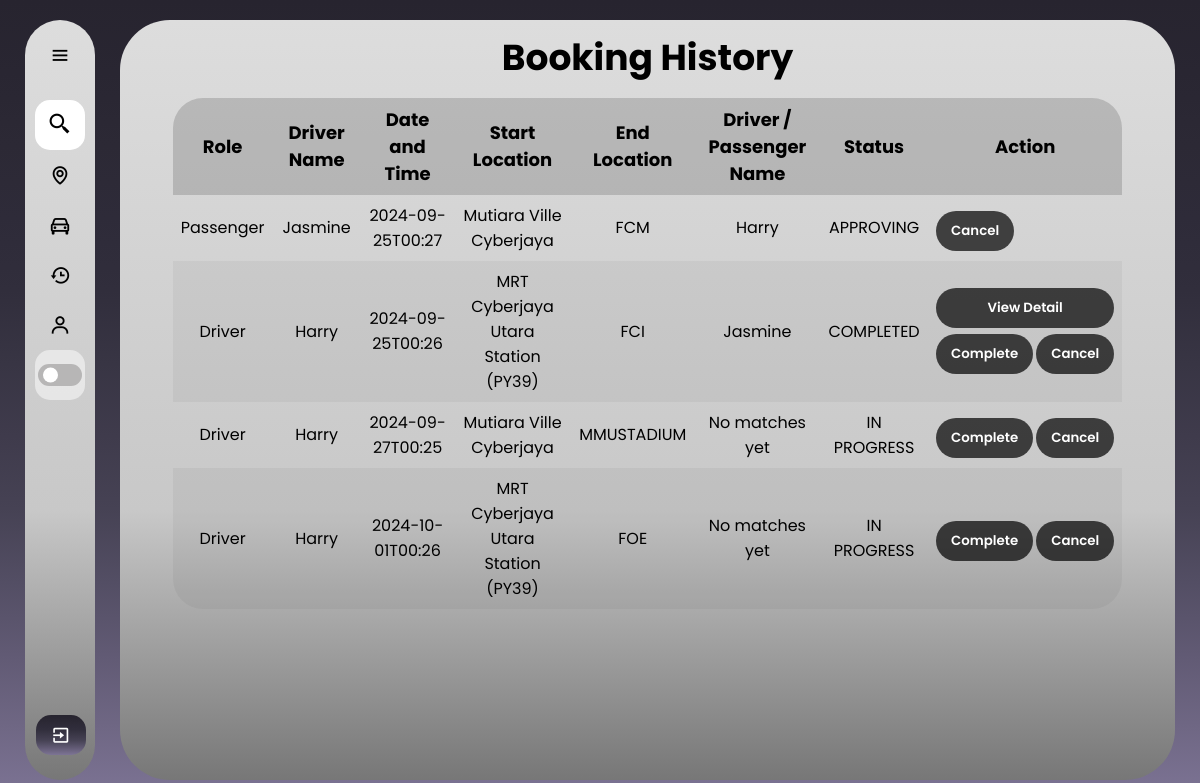
The app's page /booking_history (signed in) with its own data.
### web/models.py (models this page shows)
class PassengerMatch(db.Model):
    id = db.Column(db.Integer, primary_key=True)
    passenger_id = db.Column(db.Integer, db.ForeignKey('user.id'), nullable=False)
    driver_id = db.Column(db.Integer, db.ForeignKey('rides.id'), nullable=False)
    payment_proof_id = db.Column(db.Integer, db.ForeignKey('payment_proof.id'), nullable=True)
    status = db.Column(db.String(20), nullable=False, default='APPROVING')
    passenger = db.relationship('User', foreign_keys=[passenger_id], backref='matches_as_passenger')
    driver = db.relationship('Rides', foreign_keys=[driver_id], backref='matches_as_driver')
    payment_proof = db.relationship('PaymentProof', backref='matches', lazy=True)

class Profile(db.Model):
    id = db.Column(db.Integer, primary_key=True)
    fullName = db.Column(db.String(150))
    gender = db.Column(db.String(100), nullable=False)
    birthyear=db.Column(db.String(15), nullable=False)
    contact = db.Column(db.String(15), nullable=False)
    status = db.Column(db.String(20), nullable=False, default='APPROVING')
    profile_pic = db.Column(db.String(200), default="default.jpg")  # Make sure this column is present
    user_id = db.Column(db.Integer, db.ForeignKey('user.id'), nullable=False)

class Rides(db.Model):
    id = db.Column(db.Integer, primary_key=True)
    dateandTime = db.Column(db.String(50), nullable=False)
    start_location = db.Column(db.String(100), nullable=False)
    start_location_lat = db.Column(db.Float, nullable=True)  # Nullable
    start_location_lng = db.Column(db.Float, nullable=True)  # Nullable
    end_location = db.Column(db.String(100), nullable=False)
    end_location_lat = db.Column(db.Float, nullable=True)  # Nullable
    end_location_lng = db.Column(db.Float, nullable=True)  # Nullable
    carplate = db.Column(db.String(20), nullable=False)
    carmodel = db.Column(db.String(50), nullable=False)
    totalperson = db.Column(db.Integer, nullable=False)
    fees = db.Column(db.String(50), nullable=False)
    duitnowid = db.Column(db.String(50), nullable=True)  # Nullable
    message = db.Column(db.Text, nullable=True)  # Nullable
    status = db.Column(db.String(50), nullable=False)
    user_id = db.Column(db.Integer, db.ForeignKey('user.id'), nullable=False)
    passenger_matches = db.relationship('PassengerMatch', foreign_keys='PassengerMatch.driver_id', backref='driver_post', lazy=True)

### web/routes.py (the view)
@bp.route('/booking_history')
@login_required
def booking_history():
    profile = Profile.query.filter_by(user_id=current_user.id).first()
    passenger_matches = PassengerMatch.query.join(User, PassengerMatch.passenger_id == User.id) \
                                            .join(Rides, PassengerMatch.driver_id == Rides.id) \
                                            .filter(PassengerMatch.passenger_id == current_user.id) \
                                            .filter(PassengerMatch.status.in_(['IN PROGRESS','CONFIRMED','COMPLETED','PAYMENT PENDING','PENDING REVIEW']))\
                                            .all()
    passenger_matches_aprroving = PassengerMatch.query.join(User, PassengerMatch.passenger_id == User.id) \
                                            .join(Rides, PassengerMatch.driver_id == Rides.id) \
                                            .filter(PassengerMatch.passenger_id == current_user.id) \
                                            .filter(PassengerMatch.status.in_(['APPROVING', 'CANCELED']))\
                                            .all()
    driver_posts = Rides.query.filter_by(user_id=current_user.id).all()
    driver_matches_dict = {}
    for post in driver_posts:
        matches = PassengerMatch.query.filter(PassengerMatch.driver_id == post.id) \
                                      .filter(PassengerMatch.status.in_(['APPROVING', 'IN PROGRESS','CONFIRMED','COMPLETED','PAYMENT PENDING','PENDING REVIEW'])) \
                                      .all()
        driver_matches_dict[post.id] = matches
    profiles = Profile.query.all()
    profile_dict = {profile.user_id: profile for profile in profiles}
    return render_template('booking_history.html',
                           passenger_matches=passenger_matches,
                           profile_dict=profile_dict,
                           driver_posts=driver_posts,
                           profile=profile,
                           driver_matches_dict=driver_matches_dict,
                           passenger_matches_aprroving=passenger_matches_aprroving)

### web/templates/booking_history.html (shortened to what this page needs)
{% extends "base.html" %}
{% block content %}
<!DOCTYPE html>
<html lang="en">
<head>
    <link rel="stylesheet" href="../static/booking_history.css">
</head>
<body>
    <div class="container">
        <div class="header">
            <h1>Booking History</h1>
        </div>
        <div class="table_body">
            <table border="1">
                <thead scope="col">
                    <tr>
                        <th>Role</th>
                        <th>Driver Name</th>
                        <th>Date and Time</th>
                        <th>Start Location</th>
                        <th>End Location</th>
                        <th>Driver / Passenger Name</th>
                        <th>Status</th>
                        <th>Action</th>
                    </tr>
                </thead>
                <tbody>
                    {% for match in passenger_matches_aprroving %}
                    <tr>
                        <td>Passenger</td>
                        <td>{{ profile_dict[match.driver.user_id].fullName }}</td>
                        <td>{{ match.driver.dateandTime }}</td>
                        <td>{{ match.driver.start_location }}</td>
                        <td>{{ match.driver.end_location }}</td>
                        <td>{{ profile_dict[match.passenger_id].fullName }}</td>
                        <td>{{ match.status }}</td>
                        <td>
                            <div class="selection">
                                <form action="{{ url_for('main.cancel_match_p', match_id=match.id) }}" method="POST">
                                    <input type="submit" value="Cancel" class="btn">
                                </form>
                            </div>
                        </td>
                    </tr>
                    {% endfor %}
                    {% for driver in driver_posts %}
                    <tr>
                        <td>Driver</td>
                        <td>{{ profile_dict[driver.user_id].fullName }}</td>
                        <td>{{ driver.dateandTime }}</td>
                        <td>{{ driver.start_location }}</td>
                        <td>{{ driver.end_location }}</td>
                        <td>
                            {% if driver.id in driver_matches_dict and driver_matches_dict[driver.id] %}
                                {% for match in driver_matches_dict[driver.id] %}
                                    <ul>{{ profile_dict[match.passenger_id].fullName }}</ul>
                                {% endfor %}
                            {% else %}
                                No matches yet
                            {% endif %}
                        </td>
                        <td>{{ driver.status }}</td>
                        <td>
                            {% if driver.id in driver_matches_dict and driver_matches_dict[driver.id]|length >0 %}
                                <form action="{{ url_for('main.view_detail_d', match_id=driver_matches_dict[driver.id][0].id) }}" method="POST">
                                    <input type="submit" value="View Detail" class="btn">
                                </form>
                            {% endif %}
                            <div class="selection">
                                <form action="{{ url_for('main.complete_match', match_id=driver.id) }}" method="POST">
                                    <input type="submit" value="Complete" class="btn">
                                </form>
                                <form action="{{ url_for('main.cancel_match', match_id=driver.id) }}" method="POST">
                                    <input type="submit" value="Cancel" class="btn">
                                </form>
                            </div>
                        </td>
                    </tr>
                    {% endfor %}
                </tbody>
            </table>
        </div>
    </div>
</body>
</html>
{% endblock %}

### web/static/base.css (style rules this page uses)
* { margin: 0; padding: 0; box-sizing: border-box; font-family: "poppins"; }
:root { --background-color: linear-gradient(to bottom, #27242f, #292632, #2c2935, #2e2b39, #312e3c, #383544, #3f3b4c, #464254, #534e64, #615a74, #6f6784, #7d7495); --box-color: linear-gradient(180deg, #DDDDDD 0%, #C8C8C8 64.5%, #777777 100%); --text-color: black; --toggle-color: white; --mode-background: rgba(255, 255, 255, 0.5); --box-shadow: 5px 5px 10px rgba(0, 0, 0, 0.5); }
body { position: relative; min-height: 100vh; width: 100%; overflow: hidden; background: var(--background-color) fixed; }

### web/static/booking_history.css (style rules this page uses)
* { margin: 0; padding: 0; box-sizing: border-box; font-family: "poppins"; }
:root { --background-color: linear-gradient(to bottom, #27242f, #292632, #2c2935, #2e2b39, #312e3c, #383544, #3f3b4c, #464254, #534e64, #615a74, #6f6784, #7d7495); --box-color: linear-gradient(180deg, #DDDDDD 0%, #C8C8C8 64.5%, #777777 100%); --text-color: black; --toggle-color: white; --mode-background: rgba(255, 255, 255, 0.5); --box-shadow: 5px 5px 10px rgba(0, 0, 0, 0.5); --box-shadow2: 10px 10px 20px rgba(0, 0, 0, 0.5); --table-header: #2424242f; --table-data: #0000000b; --table-hover: #fff6; --btn: rgba(0, 0, 0, 0.7); --scroll: #0004; }
body { position: relative; min-height: 100vh; width: 100%; }
.container { position: absolute; top: 20px; bottom: 20px; left: 120px; right: 25px; background: var(--box-color); border-radius: 50px; transition: all 0.5s ease; text-align: center; }
.header { font-size: 18px; color: var(--text-color); padding-top: 10px; pointer-events: none; }
.table_body { width: 90%; max-height: calc(87% - .8rem); margin: .8rem auto; color: var(--text-color); overflow: auto; border-radius: 30px; }
table { width: 100%; text-align: center; }
table, th, td { border: 1px solid #CCC; border-collapse: collapse; padding: 8px 8px; border: none; overflow: hidden; }
thead th { position: sticky; top: 0; left: 0; background-color: var(--table-header); pointer-events: none; font-size: 18px; }
tbody td { font-size: 16px; cursor: default; }
tbody tr:nth-child(even) { background: var(--table-data); }
.selection { padding-top: 6px; display: flex; justify-content: space-between; gap: 3px; }
.btn { width: 100%; height: 40px; background: var(--btn); border: none; border-radius: 20px; color: var(--toggle-color); cursor: pointer; font-weight: 600; padding: 0 15px; }

### records on screen
PassengerMatch: driver.dateandTime "2024-09-25T00:27", driver.start_location "Mutiara Ville Cyberjaya", driver.end_location "FCM", status "APPROVING"
Profile: fullName "Jasmine"
Profile: fullName "Harry"
Rides: dateandTime "2024-09-25T00:26", start_location "MRT Cyberjaya Utara Station (PY39)", end_location "FCI", status "COMPLETED"
Rides: dateandTime "2024-09-27T00:25", start_location "Mutiara Ville Cyberjaya", end_location "MMUSTADIUM", shows "No matches yet", status "IN PROGRESS"
Rides: dateandTime "2024-10-01T00:26", start_location "MRT Cyberjaya Utara Station (PY39)", end_location "FOE", shows "No matches yet", status "IN PROGRESS"
